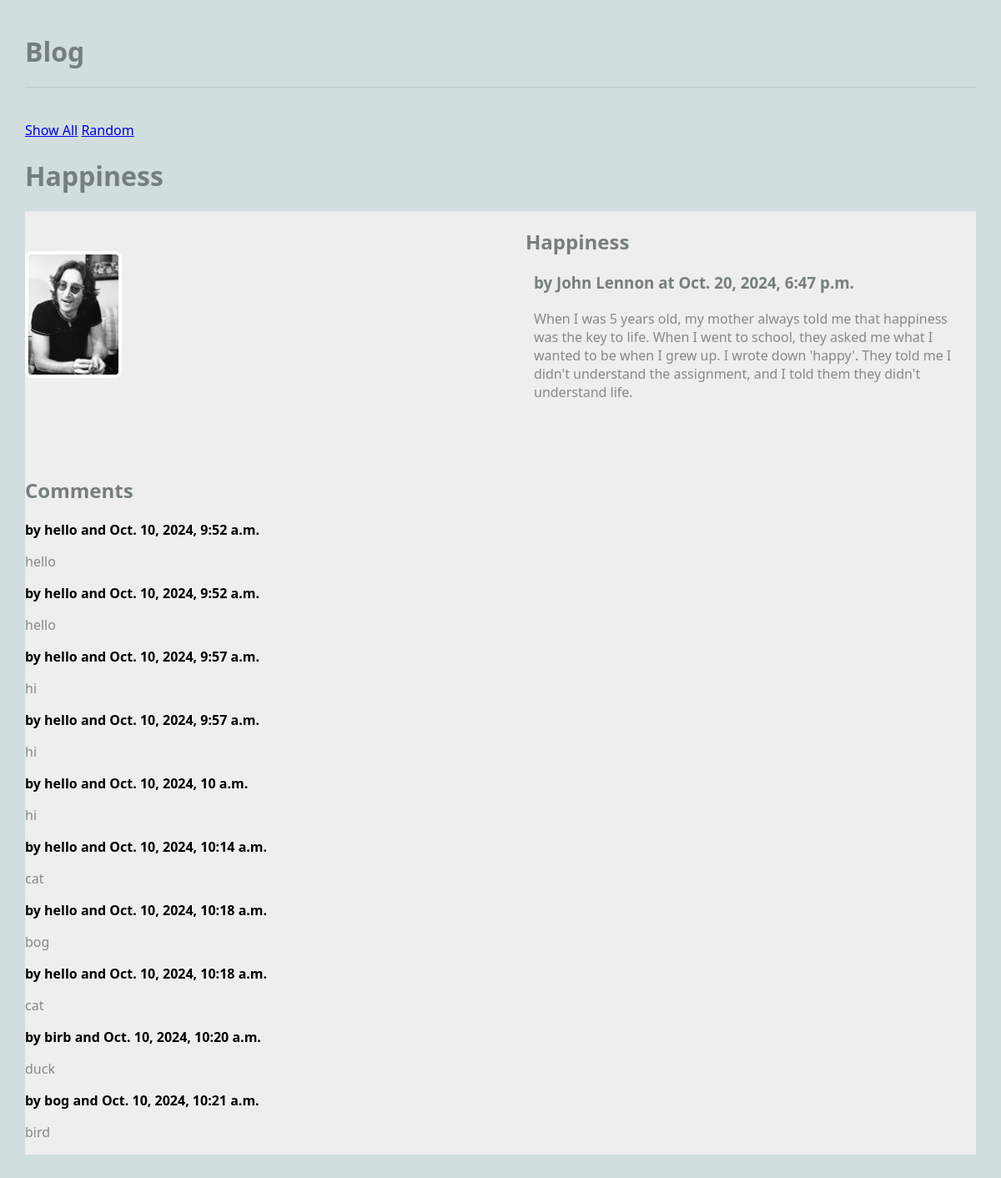
/blog/article/1, run on the app's committed database.
### blog/models.py (models this page shows, shortened)
class Article(models.Model):
    title = models.TextField(blank=False) #blank=False means you can't create an article without a title
    author = models.TextField(blank=False)
    text = models.TextField(blank=False)
    published = models.DateTimeField(auto_now=True) #automatically defined as current time when publishing
    image_file = models.ImageField(blank=True) ## new field
    def get_comments(self):
        comments = Comment.objects.filter(article=self)
        return comments

class Comment(models.Model):
    article = models.ForeignKey("Article", on_delete=models.CASCADE) ### IMPORTANT
    author = models.TextField(blank=False)
    text = models.TextField(blank=False)
    published = models.DateTimeField(auto_now=True)
    def __str__(self):
        return f'{self.text}'

### blog/views.py (the view)
# urls.py: path(r'article/<int:pk>', views.ArticleView.as_view(), name="article"), ## NEW
class ArticleView(DetailView):
    model = Article
    template_name = 'blog/article.html'
    context_object_name = "article" # note the singular name

### blog/templates/blog/article.html
{% extends 'blog/base.html' %}
{% block content %}
<h1>{{article.title}}</h1>
<main class="grid-container">
    <article class="featured">
        <img src="{{article.image_file.url}}" alt="{{article.image_file.url}}">
        <div>
            <h2>{{article.title}}</h2>
            <h3>by {{article.author}} at {{article.published}}</h3>
            <p>
                {{article.text}}
            </p>
        </div>
    </article>
    <div>
        {% if article.get_comments %}
            <h2>Comments</h2>
            {% for c in article.get_comments %}
            <div>
                <strong>by {{c.author}} and {{c.published}} </strong>
                <p>
                    {{c.text}}
                </p>
            </div>
            {% endfor %}
        {% else %}
            <div>
                <h2>No comments</h2>
            </div>
        {% endif %}
    </div>
</main>
{% endblock %}

### static/styles-blog.css (style rules this page uses)
body { margin: 30px; background: #d1dedd; font-family:'Segoe UI', Tahoma, Geneva, Verdana, sans-serif; }
h1, h2, h3 { color: #767f7e; }
p { color: #828b82; }
.grid-container { background: #eee; max-width: 900px; display: grid; grid-template-columns: repeat(3, 1fr); grid-gap: 10px; max-width: 1200px; margin: 20px auto; }
article.featured { grid-column: span 3; display: grid; gap: 60px; grid-template-columns: 1fr 1fr; align-items: center; border-bottom: 1px #bbc7c7; padding-bottom: 40px; }
article img, article.featured img { width: 20%; border: 4px solid #fff; border-radius: 8px; }
article p, article h3 { margin: 20px 10px; }

### data on the page
Article: title "Happiness", image_file (picture), author "John Lennon", published "Oct. 20, 2024, 6:47 p.m.", text "When I was 5 years old, my mother always told me that happiness was the key to life. When I went to school, they asked me what I wanted to be when I grew up. I wrote down 'happy'. They told me I didn't understand the assignment, and I told them they didn't understand life."
Comment: author "hello", published "Oct. 10, 2024, 9:52 a.m.", text "hello"
Comment: author "hello", published "Oct. 10, 2024, 9:52 a.m.", text "hello"
Comment: author "hello", published "Oct. 10, 2024, 9:57 a.m.", text "hi"
Comment: author "hello", published "Oct. 10, 2024, 9:57 a.m.", text "hi"
Comment: author "hello", published "Oct. 10, 2024, 10 a.m.", text "hi"
Comment: author "hello", published "Oct. 10, 2024, 10:14 a.m.", text "cat"
Comment: author "hello", published "Oct. 10, 2024, 10:18 a.m.", text "bog"
Comment: author "hello", published "Oct. 10, 2024, 10:18 a.m.", text "cat"
Comment: author "birb", published "Oct. 10, 2024, 10:20 a.m.", text "duck"
Comment: author "bog", published "Oct. 10, 2024, 10:21 a.m.", text "bird"
